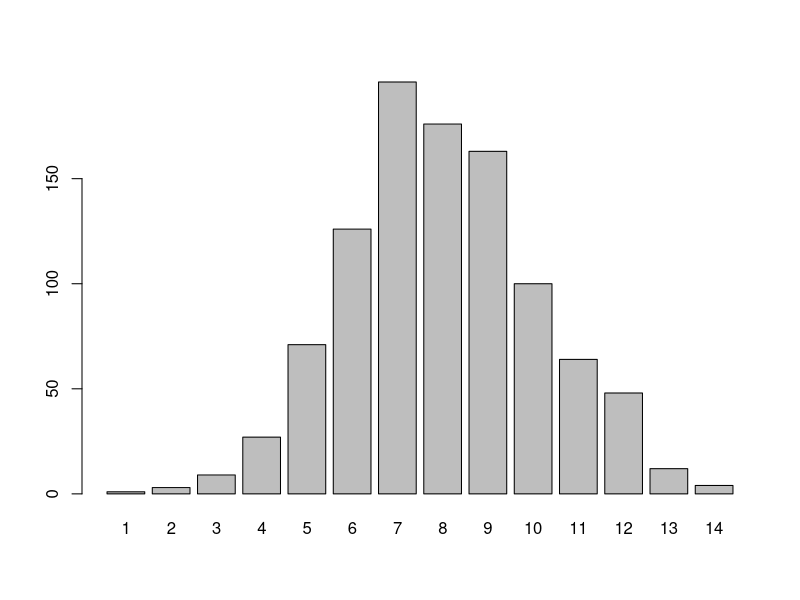
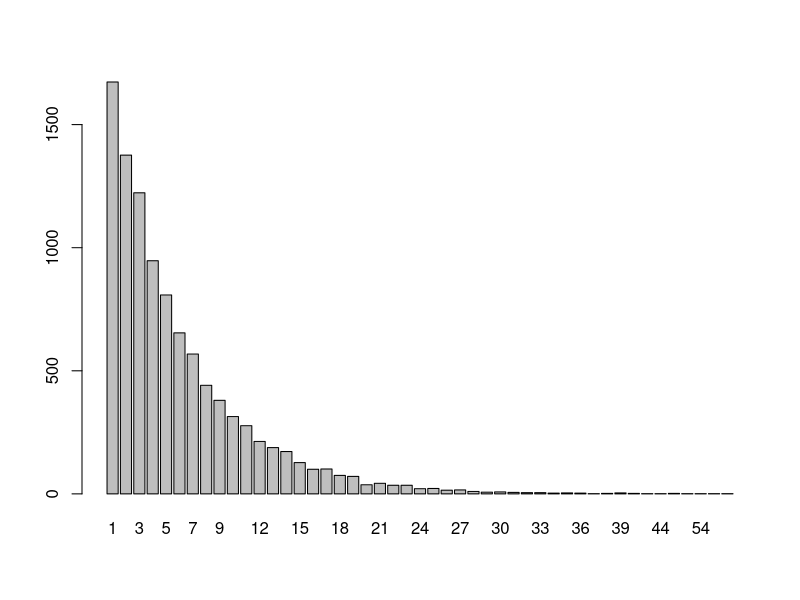
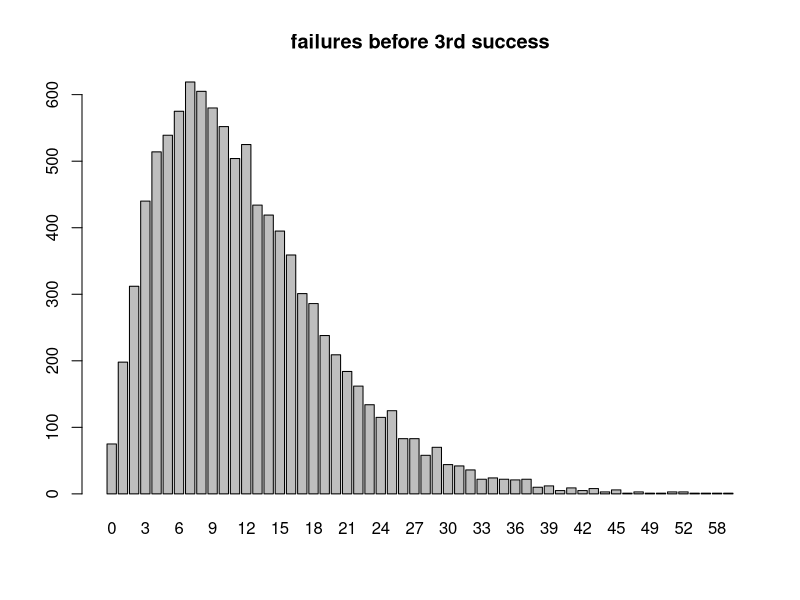
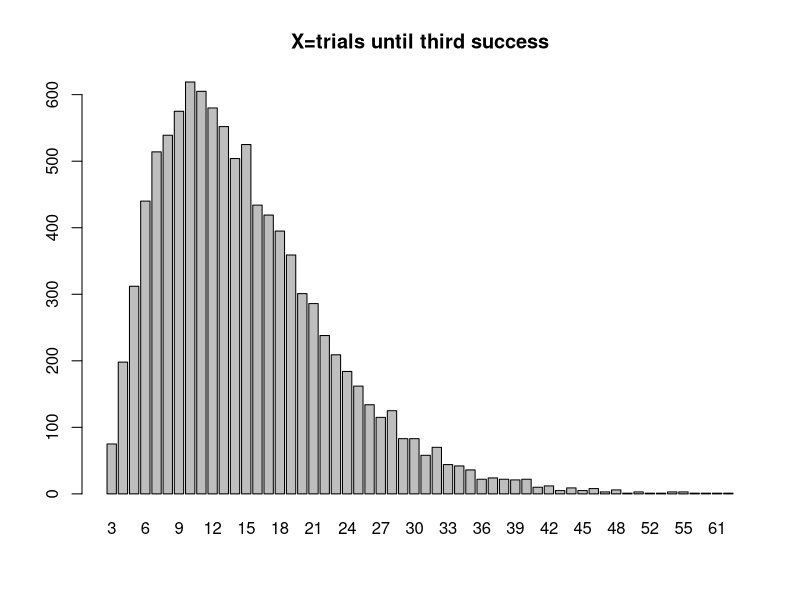
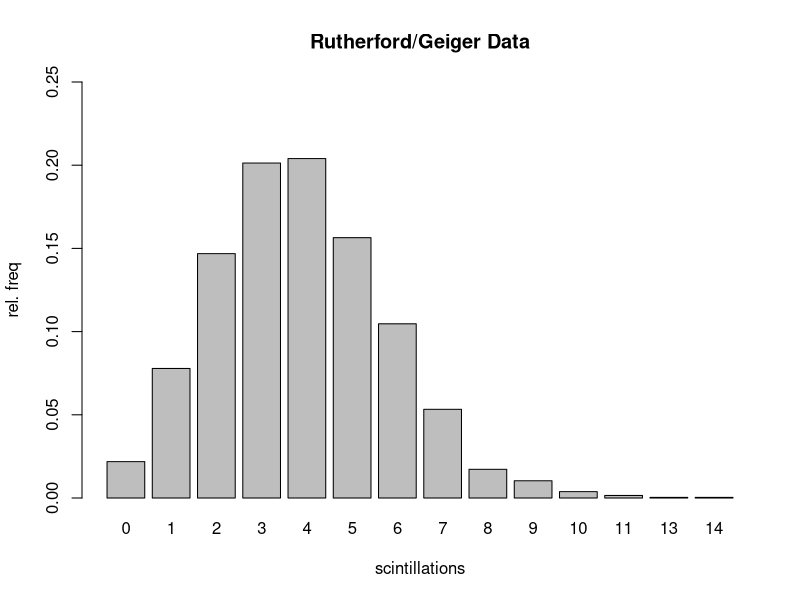

These figures' R source, in order: (Note: this script raises an error after producing the figures.)
## ---- chunk 1
dbinom(2,5,.3)
## ---- chunk 2
choose(5,2)*(.3)^2*(.7)^3
## ---- chunk 3
pbinom(2,5,.3)
## ---- chunk 4
dbinom(0,5,.3)+dbinom(1,5,.3)+dbinom(2,5,.3)
## ---- chunk 5
qbinom(.95,100,.5)
## ---- chunk 6
pbinom(58,100,.5)
## ---- chunk 7
rbinom(10,20,.4)
## ---- chunk 8
sim_data = rbinom(1000,20,.4) # sample of size 1000 from binom(20,.4).
table(sim_data)
## ---- chunk 9
barplot(table(sim_data))
## ---- chunk 10
dgeom(4,.3)
## ---- chunk 11
pgeom(4,.3)
## ---- chunk 12
1-pgeom(4,.3)
## ---- chunk 13
results=rgeom(10000,1/6)+1
barplot(table(results))
## ---- chunk 14
round(choose(9,2)*.2^3*.8^7,4)
## ---- chunk 15
dnbinom(7,3,.2) # 7 failures to get 3rd success, p = .2
## ---- chunk 16
r = 3 #going until we get 3rd success
p = .2 #probability of success on any given Bernoulli trial
trials = 10000 #trials in this simulation
failure_count = rnbinom(trials,r,p)
barplot(table(failure_count),main="failures before 3rd success")
## ---- chunk 17
trial_count=failure_count+r
barplot(table(trial_count),main="X=trials until third success")
## ---- chunk 18
choose(4,2)*choose(6,3)/choose(10,5)
## ---- chunk 19
dhyper(x=2,m=4,n=6,k=5)
## ---- chunk 20
1-phyper(3,50,450,10)
## ---- chunk 21
1-ppois(9,5)
## ---- chunk 22
dpois(0,2)
## ---- chunk 23
qpois(.99,2)
## ---- chunk 24
results=rep(0:14,c(57,203,383,525,532,408,273,139,45,27,10,4,0,1,1))
trials=length(results)
table(results)
barplot(table(results)/trials,
        ylim=c(0,.25),
        ylab="rel. freq",
        xlab="scintillations",
        main="Rutherford/Geiger Data")
## ---- chunk 25
mean(results)
## ---- chunk 26
counts=c(57,203,383,525,532,408,273,139,45,27,10,4,0,1,1)
rel_freq=counts/sum(counts)
pois_prob=dpois(0:14,3.87)
df <- data.frame(x=0:14,rel_freq=round(rel_freq,4),pois_prob=round(pois_prob,4))
df %>%
  kbl(caption = "Fitting data with a Poisson distribution") %>%
  kable_classic(full_width = F, html_font = "Cambria")
## ---- chunk 27
ggplot(df)+
  geom_point(aes(x,pois_prob),col="brown3",size=3)+
  geom_col(aes(x,rel_freq),fill="steelblue",alpha=.6, width=.5)+
  ylab("Rel freq")+
  xlab("scintillations")+
  ggtitle("Comparing relative frequency of the data (bars) to Poisson probabilities (dots)")+
  theme_classic()
## ---- chunk 28
X = c(5,6,7,8,9)
Px = c(0.1,0.1,0.3,0.4,0.1)
## ---- chunk 29
sum(X*Px) 
## ---- chunk 30
mu=sum(X*Px) 
Vx=sum((X-mu)^2*Px)
print(Vx)
## ---- chunk 31
mu=sum(X*Px)
Vx=sum(X^2*Px)-mu^2
print(Vx)
## ---- chunk 32
barplot(Px,names.arg=X, col="steelblue", main="Probability Model")
## ---- chunk 33
sample(X,10,replace=TRUE,prob=Px)
## ---- chunk 34
round(table(sample(X,10000,replace=TRUE,Px))/trials,3)
## ---- chunk 35
family=c("Bob", "Edgar", "Pluotika", "Otto", "Ruth", "Slarftel")
results=sample(family,10000,replace=TRUE)
## ---- chunk 36
ggplot(data.frame(results))+
  geom_bar(aes(x=results,fill=results))+xlab("Name")+ggtitle("Pick a seal, any seal!")+theme(legend.position = "none")
